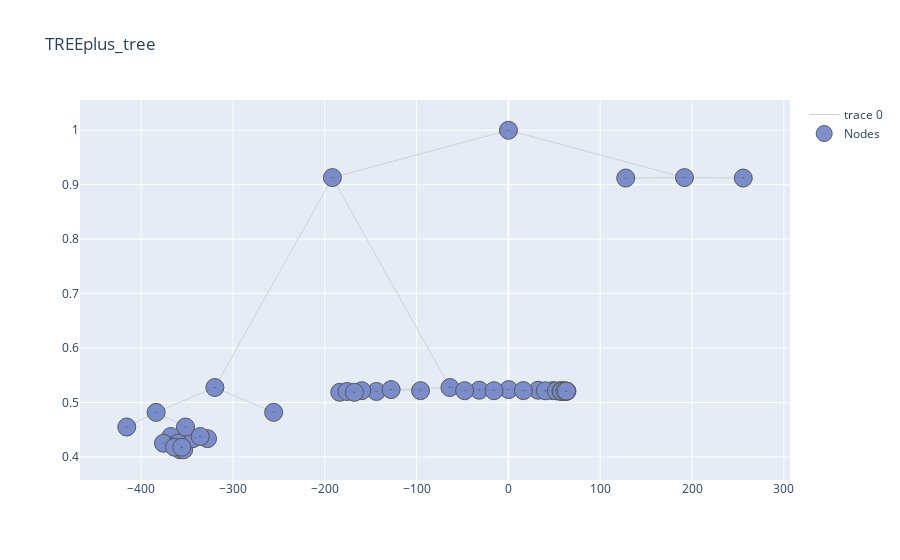

The notebook cell this image was saved under:
### Code cell
tree.print_tree(table = False, html = False, merge_leaves = True, visual_pruning = True)

### Figure 1 — Plotly figure (JSON) as saved in the notebook; plotly's stock layout.template omitted (floating-point values rounded to 4 significant figures; data arrays with more than 128 entries replaced by an {"elided": "..."} marker saying what was removed)
{"data": [{"hoverinfo": "none", "line": {"color": "rgb(210,210,210)", "width": 1}, "mode": "lines", "type": "scatter", "x": {"elided": "144 float values"}, "y": {"elided": "144 float values"}}, {"hoverinfo": "text", "marker": {"color": "#6175c1", "line": {"color": "rgb(50,50,50)", "width": 1}, "size": 18, "symbol": "circle-dot"}, "mode": "markers", "name": "Nodes", "opacity": 0.8, "text": ["n16, Class: {1: 0.62, 2: 0.02, 3: 0.08, 4: 0.27}, gini : 0.53, Samples : 624", "n278, Class: {1: 0.02, 2: 0.03, 3: 0.49, 4: 0.46}, gini : 0.55, Samples : 1000", "n279, Class: {1: 0.02, 2: 0.01, 3: 0.39, 4: 0.57}, gini : 0.51, Samples : 816", "n70, Class: {1: 0.03, 2: 0.01, 3: 0.47, 4: 0.49}, gini : 0.53, Samples : 573", "n71, Class: {1: 0.04, 2: 0.03, 3: 0.74, 4: 0.19}, gini : 0.41, Samples : 792", "n41, Class: {1: 0.4, 2: 0.04, 3: 0.04, 4: 0.53}, gini : 0.56, Samples : 616", "n80, Class: {1: 0.61, 2: 0.02, 3: 0.12, 4: 0.26}, gini : 0.55, Samples : 691", "n765, Class: {1: 0.01, 2: 0.01, 3: 0.17, 4: 0.81}, gini : 0.31, Samples : 620", "n1528, Class: {1: 0.01, 2: 0.03, 3: 0.55, 4: 0.41}, gini : 0.53, Samples : 750", "n1534, Class: {1: 0.02, 2: 0.02, 3: 0.54, 4: 0.43}, gini : 0.53, Samples : 825", "n1535, Class: {1: 0.01, 2: 0.0, 3: 0.14, 4: 0.85}, gini : 0.26, Samples : 1289", "n1, car_ownership in ('car_ownership0',), Class:{1: 0.18, 2: 0.03, 3: 0.35, 4: 0.44}, gini : 0.65, Samples: 76103", "n2, trafficperc_group in ('0low_traffic', '1mediumlow_traffic', '2medium_traffic'), Class:{1: 0.14, 2: 0.02, 3: 0.24, 4: 0.59}, gini : 0.57, Samples: 53924", "n4, drivingcharge_group in ('high_charge',), Class:{1: 0.09, 2: 0.03, 3: 0.57, 4: 0.31}, gini : 0.57, Samples: 10509", "n8, distance_group in ('distance04', 'distance05', 'distance06', 'distance07', 'distance08', 'distance09', 'distance10', 'distance11'), Class:{1: 0.09, 2: 0.03, 3: 0.45, 4: 0.42}, gini : 0.6, Samples: 6565", "n17, driving_license in ('driving_license0',), Class:{1: 0.03, 2: 0.03, 3: 0.49, 4: 0.44}, gini : 0.56, Samples: 5941", "n34, purpose in ('purpose2', 'purpose3', 'purpose4', 'purpose5'), Class:{1: 0.03, 2: 0.04, 3: 0.45, 4: 0.48}, gini : 0.56, Samples: 4576", "n68, Class: {1: 0.02, 2: 0.06, 3: 0.57, 4: 0.35}, gini : 0.55, Samples : 1481", "n69, cost_group in ('high_cost', 'medium_cost'), Class:{1: 0.04, 2: 0.03, 3: 0.4, 4: 0.54}, gini : 0.55, Samples: 3095", "n138, Class: {1: 0.07, 2: 0.03, 3: 0.33, 4: 0.57}, gini : 0.56, Samples : 1279", "n139, trafficperc_group in ('3mediumhigh_traffic',), Class:{1: 0.02, 2: 0.02, 3: 0.44, 4: 0.51}, gini : 0.54, Samples: 1816", "n35, faretype in ('faretype1', 'faretype2', 'faretype4'), Class:{1: 0.04, 2: 0.02, 3: 0.63, 4: 0.32}, gini : 0.5, Samples: 1365", "n9, Class: {1: 0.08, 2: 0.04, 3: 0.77, 4: 0.11}, gini : 0.38, Samples : 3944", "n5, distance_group in ('distance03', 'distance04', 'distance05', 'distance06', 'distance07', 'distance08', 'distance09', 'distance10', 'distance11'), Class:{1: 0.15, 2: 0.02, 3: 0.16, 4: 0.66}, gini : 0.51, Samples: 43415", "n10, distance_group in ('distance01',), Class:{1: 0.59, 2: 0.03, 3: 0.04, 4: 0.35}, gini : 0.53, Samples: 5834", "n20, day_of_week in ('day_of_week6', 'day_of_week7'), Class:{1: 0.46, 2: 0.03, 3: 0.06, 4: 0.45}, gini : 0.58, Samples: 2543", "n40, driving_license in ('driving_license1',), Class:{1: 0.47, 2: 0.03, 3: 0.07, 4: 0.43}, gini : 0.58, Samples: 1927", "n81, Class: {1: 0.4, 2: 0.03, 3: 0.04, 4: 0.53}, gini : 0.56, Samples : 1236", "n21, Class: {1: 0.7, 2: 0.03, 3: 0.02, 4: 0.26}, gini : 0.45, Samples : 3291", "n11, faretype in ('faretype1', 'faretype5'), Class:{1: 0.08, 2: 0.02, 3: 0.18, 4: 0.71}, gini : 0.45, Samples: 37581", "n22, purpose in ('purpose1', 'purpose3', 'purpose4', 'purpose5'), Class:{1: 0.13, 2: 0.03, 3: 0.37, 4: 0.48}, gini : 0.62, Samples: 4575", "n44, Class: {1: 0.16, 2: 0.02, 3: 0.55, 4: 0.27}, gini : 0.6, Samples : 1639", "n45, Class: {1: 0.11, 2: 0.03, 3: 0.26, 4: 0.6}, gini : 0.56, Samples : 2936", "n23, distance_group in ('distance05', 'distance06', 'distance07', 'distance08', 'distance09', 'distance10', 'distance11'), Class:{1: 0.08, 2: 0.02, 3: 0.16, 4: 0.74}, gini : 0.42, Samples: 33006", "n46, Class: {1: 0.25, 2: 0.03, 3: 0.08, 4: 0.64}, gini : 0.52, Samples : 7129", "n47, distance_group in ('distance07', 'distance08', 'distance09', 'distance10', 'distance11'), Class:{1: 0.03, 2: 0.02, 3: 0.18, 4: 0.77}, gini : 0.37, Samples: 25877", "n94, Class: {1: 0.08, 2: 0.02, 3: 0.13, 4: 0.77}, gini : 0.38, Samples : 8678", "n95, costdrivingfuel_group in ('costdrivingfuelgroup5', 'costdrivingfuelgroup6', 'costdrivingfuelgroup7', 'costdrivingfuelgroup8', 'costdrivingfuelgroup9'), Class:{1: 0.01, 2: 0.02, 3: 0.21, 4: 0.77}, gini : 0.37, Samples: 17199", "n190, Class: {2: 0.0, 3: 0.41, 4: 0.59}, gini : 0.48, Samples : 1483", "n191, age_group in ('age_group0-18', 'age_group31-65'), Class:{1: 0.01, 2: 0.02, 3: 0.19, 4: 0.79}, gini : 0.35, Samples: 15716", "n382, day_of_week in ('day_of_week7',), Class:{1: 0.01, 2: 0.02, 3: 0.26, 4: 0.71}, gini : 0.42, Samples: 4285", "n764, driving_license in ('driving_license1',), Class:{1: 0.01, 2: 0.02, 3: 0.28, 4: 0.7}, gini : 0.44, Samples: 3665", "n1529, Class: {1: 0.01, 2: 0.01, 3: 0.21, 4: 0.77}, gini : 0.36, Samples : 2915", "n383, driving_license in ('driving_license0',), Class:{1: 0.01, 2: 0.02, 3: 0.16, 4: 0.81}, gini : 0.31, Samples: 11431", "n766, Class: {1: 0.01, 2: 0.02, 3: 0.13, 4: 0.84}, gini : 0.28, Samples : 9317", "n767, faretype in ('faretype5',), Class:{1: 0.01, 2: 0.01, 3: 0.3, 4: 0.69}, gini : 0.44, Samples: 2114", "n3, distance_group in ('distance04', 'distance05', 'distance06', 'distance07', 'distance08', 'distance09', 'distance10', 'distance11'), Class:{1: 0.26, 2: 0.04, 3: 0.62, 4: 0.08}, gini : 0.54, Samples: 22179", "n6, Class: {1: 0.73, 2: 0.03, 3: 0.2, 4: 0.05}, gini : 0.43, Samples : 5872", "n7, Class: {1: 0.1, 2: 0.05, 3: 0.77, 4: 0.09}, gini : 0.39, Samples : 16307"], "type": "scatter", "x": [-415.8, -357.8, -353.8, -343.8, -327.8, -143.8, -183.8, 59.25, 56.75, 62.75, 63.75, 0, -191.8, -319.8, -383.8, -351.8, -367.8, -375.8, -359.8, -363.8, -355.8, -335.8, -255.8, -63.75, -127.8, -159.8, -175.8, -167.8, -95.75, 0.25, -31.75, -47.75, -15.75, 32.25, 16.25, 48.25, 40.25, 56.25, 52.25, 60.25, 58.25, 57.25, 57.75, 62.25, 61.25, 63.25, 191.8, 127.8, 255.8], "y": [0.4549, 0.4132, 0.4132, 0.4335, 0.4335, 0.5202, 0.5187, 0.5208, 0.5206, 0.5207, 0.5207, 1, 0.9131, 0.5275, 0.4818, 0.4549, 0.4375, 0.425, 0.425, 0.4179, 0.4179, 0.4375, 0.4818, 0.5275, 0.5236, 0.5218, 0.5202, 0.5187, 0.5218, 0.5236, 0.5225, 0.5216, 0.5216, 0.5225, 0.5218, 0.5218, 0.5215, 0.5215, 0.5212, 0.5212, 0.521, 0.5208, 0.5206, 0.521, 0.5208, 0.5208, 0.9131, 0.9122, 0.9122]}], "layout": {"title": {"text": "TREEplus_tree"}}}
